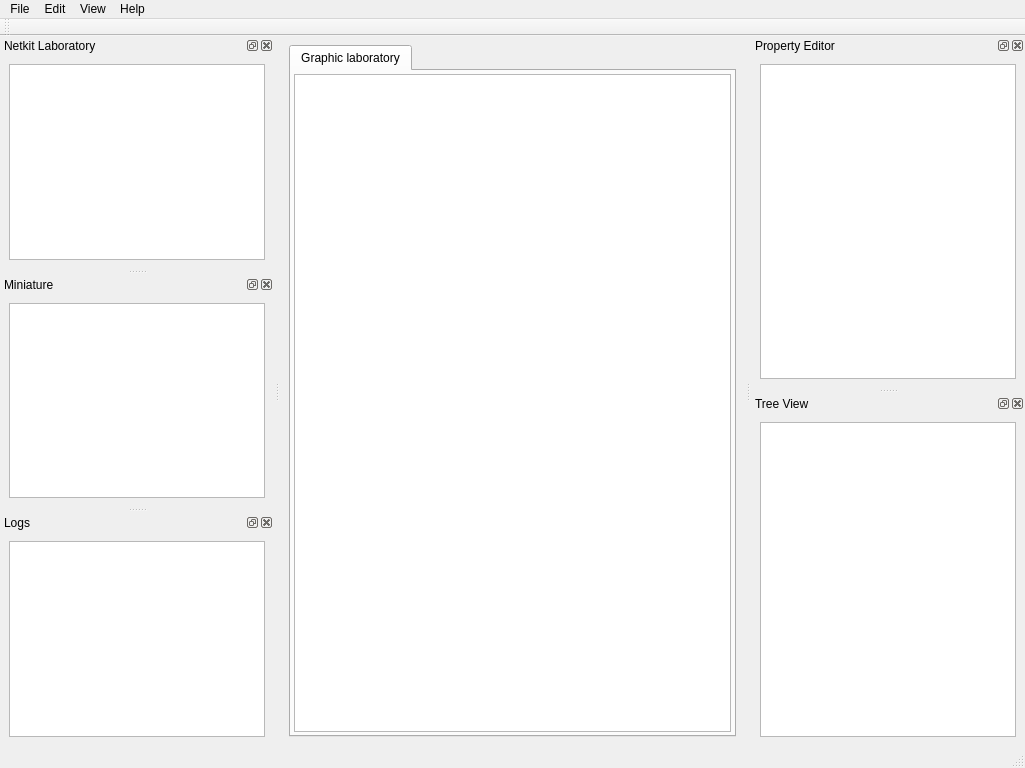
<ui version="4.0" >
 <class>NetkitMainWindow</class>
 <widget class="QMainWindow" name="NetkitMainWindow" >
  <property name="geometry" >
   <rect>
    <x>0</x>
    <y>0</y>
    <width>1025</width>
    <height>768</height>
   </rect>
  </property>
  <property name="windowTitle" >
   <string>Visual Netkit</string>
  </property>
  <property name="dockOptions" >
   <set>QMainWindow::AllowTabbedDocks|QMainWindow::AnimatedDocks|QMainWindow::VerticalTabs</set>
  </property>
  <widget class="QWidget" name="centralwidget" >
   <layout class="QVBoxLayout" >
    <item>
     <widget class="QTabWidget" name="tabWidget" >
      <property name="currentIndex" >
       <number>0</number>
      </property>
      <widget class="QWidget" name="tab" >
       <attribute name="title" >
        <string>Graphic laboratory</string>
       </attribute>
       <layout class="QVBoxLayout" >
        <property name="leftMargin" >
         <number>3</number>
        </property>
        <property name="topMargin" >
         <number>3</number>
        </property>
        <property name="rightMargin" >
         <number>3</number>
        </property>
        <property name="bottomMargin" >
         <number>3</number>
        </property>
        <item>
         <widget class="QGraphicsView" name="graphicsView" />
        </item>
       </layout>
      </widget>
     </widget>
    </item>
   </layout>
  </widget>
  <widget class="QMenuBar" name="menubar" >
   <property name="geometry" >
    <rect>
     <x>0</x>
     <y>0</y>
     <width>1025</width>
     <height>25</height>
    </rect>
   </property>
   <widget class="QMenu" name="menuFile" >
    <property name="title" >
     <string>File</string>
    </property>
   </widget>
   <widget class="QMenu" name="menuEdit" >
    <property name="title" >
     <string>Edit</string>
    </property>
   </widget>
   <widget class="QMenu" name="menuView" >
    <property name="title" >
     <string>View</string>
    </property>
   </widget>
   <widget class="QMenu" name="menuHelp" >
    <property name="title" >
     <string>Help</string>
    </property>
    <addaction name="actionAbout_Visual_Netkit" />
   </widget>
   <addaction name="menuFile" />
   <addaction name="menuEdit" />
   <addaction name="menuView" />
   <addaction name="menuHelp" />
  </widget>
  <widget class="QStatusBar" name="statusbar" />
  <widget class="QToolBar" name="toolBar" >
   <property name="windowTitle" >
    <string>toolBar</string>
   </property>
   <attribute name="toolBarArea" >
    <enum>TopToolBarArea</enum>
   </attribute>
   <attribute name="toolBarBreak" >
    <bool>false</bool>
   </attribute>
  </widget>
  <widget class="QDockWidget" name="dockWidget" >
   <property name="floating" >
    <bool>false</bool>
   </property>
   <property name="features" >
    <set>QDockWidget::AllDockWidgetFeatures</set>
   </property>
   <property name="allowedAreas" >
    <set>Qt::AllDockWidgetAreas</set>
   </property>
   <property name="windowTitle" >
    <string>Netkit Laboratory</string>
   </property>
   <attribute name="dockWidgetArea" >
    <number>1</number>
   </attribute>
   <widget class="QWidget" name="dockWidgetContents" >
    <layout class="QVBoxLayout" >
     <item>
      <widget class="QTreeView" name="treeView" />
     </item>
    </layout>
   </widget>
  </widget>
  <widget class="QDockWidget" name="dockWidget_4" >
   <property name="allowedAreas" >
    <set>Qt::AllDockWidgetAreas</set>
   </property>
   <property name="windowTitle" >
    <string>Property Editor</string>
   </property>
   <attribute name="dockWidgetArea" >
    <number>2</number>
   </attribute>
   <widget class="QWidget" name="dockWidgetContents_4" >
    <layout class="QVBoxLayout" >
     <item>
      <widget class="QTableView" name="tableView" />
     </item>
    </layout>
   </widget>
  </widget>
  <widget class="QDockWidget" name="dockWidget_6" >
   <property name="windowTitle" >
    <string>Miniature</string>
   </property>
   <attribute name="dockWidgetArea" >
    <number>1</number>
   </attribute>
   <widget class="QWidget" name="dockWidgetContents_6" >
    <layout class="QVBoxLayout" >
     <item>
      <widget class="QGraphicsView" name="graphicsView_2" />
     </item>
    </layout>
   </widget>
  </widget>
  <widget class="QDockWidget" name="dockWidget_2" >
   <property name="windowTitle" >
    <string>Tree View</string>
   </property>
   <attribute name="dockWidgetArea" >
    <number>2</number>
   </attribute>
   <widget class="QWidget" name="dockWidgetContents_2" >
    <layout class="QVBoxLayout" >
     <item>
      <widget class="QTreeView" name="treeView_2" />
     </item>
    </layout>
   </widget>
  </widget>
  <widget class="QDockWidget" name="dockWidget_3" >
   <property name="floating" >
    <bool>true</bool>
   </property>
   <property name="windowTitle" >
    <string>Logs</string>
   </property>
   <attribute name="dockWidgetArea" >
    <number>1</number>
   </attribute>
   <widget class="QWidget" name="dockWidgetContents_3" >
    <layout class="QVBoxLayout" >
     <item>
      <widget class="QTextEdit" name="textEdit" />
     </item>
    </layout>
   </widget>
  </widget>
  <action name="actionNetkit_Lab" >
   <property name="checkable" >
    <bool>true</bool>
   </property>
   <property name="checked" >
    <bool>true</bool>
   </property>
   <property name="text" >
    <string>Netkit Lab</string>
   </property>
  </action>
  <action name="actionMiniature" >
   <property name="checkable" >
    <bool>true</bool>
   </property>
   <property name="checked" >
    <bool>true</bool>
   </property>
   <property name="text" >
    <string>Miniature</string>
   </property>
  </action>
  <action name="actionProperty_Editor" >
   <property name="checkable" >
    <bool>true</bool>
   </property>
   <property name="checked" >
    <bool>true</bool>
   </property>
   <property name="text" >
    <string>Property Editor</string>
   </property>
  </action>
  <action name="actionTree_View" >
   <property name="checkable" >
    <bool>true</bool>
   </property>
   <property name="checked" >
    <bool>true</bool>
   </property>
   <property name="text" >
    <string>Tree View</string>
   </property>
  </action>
  <action name="actionLog_Panel" >
   <property name="checkable" >
    <bool>true</bool>
   </property>
   <property name="text" >
    <string>Log Panel</string>
   </property>
  </action>
  <action name="actionAbout_Visual_Netkit" >
   <property name="text" >
    <string>About Visual Netkit</string>
   </property>
  </action>
 </widget>
 <resources/>
 <connections/>
</ui>
